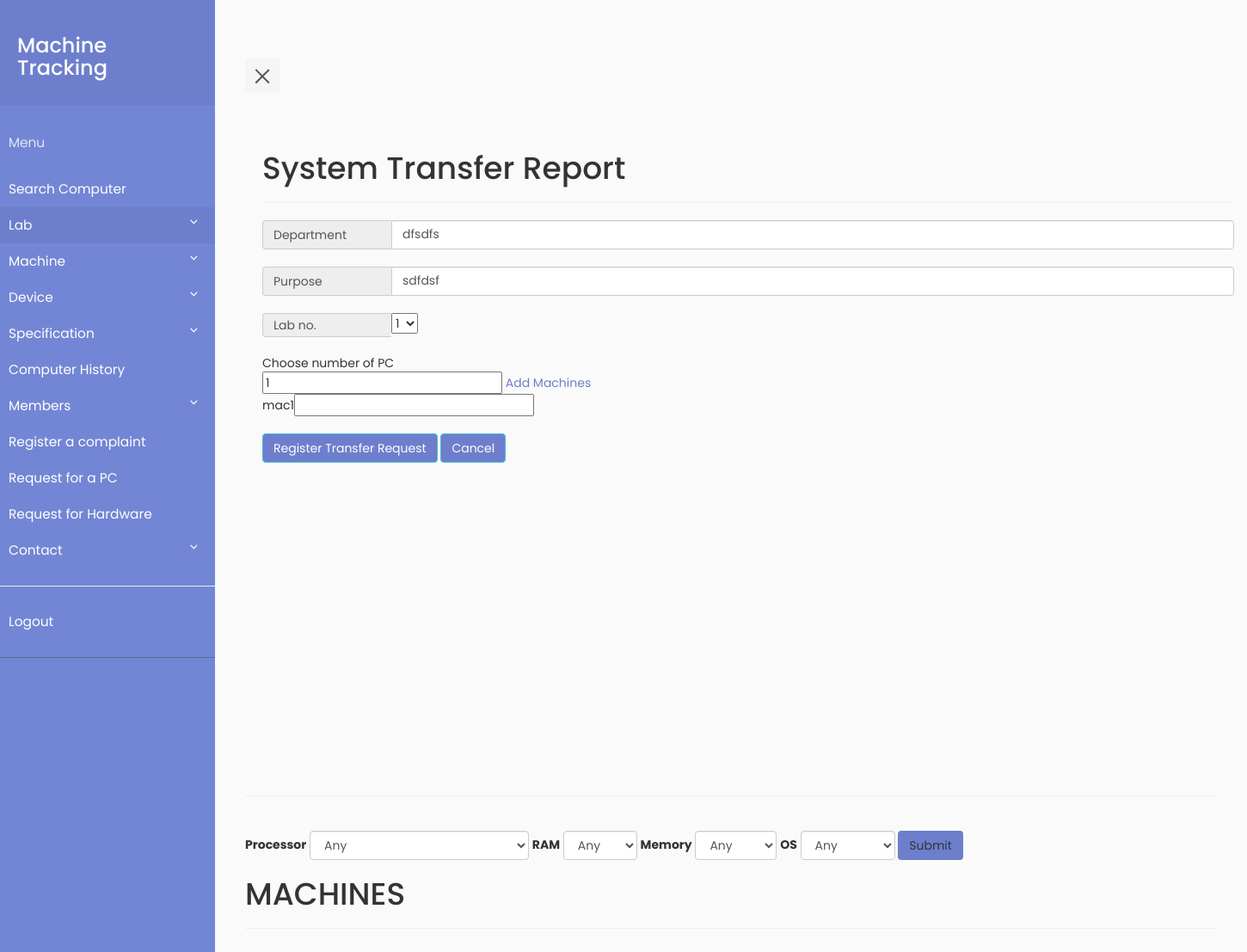
The app's page /servicerpt.php?id=1 (signed in) with its own data.
### tables this page shows
CREATE TABLE `transfer_request` (
  `transfer_request_id` int(11) NOT NULL,
  `date_of_request` date DEFAULT NULL,
  `name` varchar(30) DEFAULT NULL,
  `department` varchar(30) DEFAULT NULL,
  `purpose` text,
  `processor` varchar(100) DEFAULT NULL,
  `ram` varchar(10) DEFAULT NULL,
  `hdd` varchar(10) DEFAULT NULL,
  `os` varchar(20) DEFAULT NULL,
  `quantity` int(11) DEFAULT NULL
);

### servicerpt.php (the view, shortened to what this page needs)
<?php
    require_once "pdo.php";
    if(!isset($_POST['department']))
    {
        $autoc=$pdo->prepare("SELECT department,purpose,quantity from transfer_request where transfer_request_id = :tid");
        $autoc->execute(array(':tid'=>$_GET['id']));
        $rowauto=$autoc->fetch(PDO::FETCH_ASSOC);
        $dept=$rowauto['department'];
        $pur=$rowauto['purpose'];
        $qty=$rowauto['quantity'];
    }
?>
<html>
<head>
    <link rel="stylesheet" type="text/css" href="https://maxcdn.bootstrapcdn.com/bootstrap/3.3.7/css/bootstrap.min.css" >
    <link rel="stylesheet" type="text/css" href="style5.css">
</head>
<body>
                   <div class="wrapper">
                <?php include "navbar.php" ;?>
    <div class="container" id="content">
    <div class="page-header">
    <h1>System Transfer Report</h1>
    </div>
    <form method="POST" action=<?= "servicerpt.php?id=".$_GET['id']?> >
    <div class="input-group">
    <span class="input-group-addon">Department </span>
    <input type="text" name="department" class="form-control" required value="<?= $dept ?>"> </div><br/>
    <div class="input-group">
    <span class="input-group-addon">Purpose</span>
    <input type="text" name="purpose" class="form-control" required value ="<?= $pur ?>"> </div><br/>
    <div class="input-group">
    <span class="input-group-addon">Lab no.</span>
    <select name="labid" required>
        <?php
            $read=$pdo->query('select name,lab_id from lab order by name');
            while($row = $read->fetch(PDO::FETCH_ASSOC))
            {
                $labname=$row['name'];
                echo '<option name = $labid>';
                echo    $labname;
                echo '</option>';
            }
        ?>
    </select>
    </div><br>
        <div>Choose number of PC</div><input type="Number" name="totalqty" id="totalqty" value = "<?php echo $qty; ?>" min=1 required>
           <a class="link-black" href="#" onclick="addtags()">Add Machines</a>
            <br>
        <div id="add-machine" class="input-group"></div>
    <input type="submit" value="Register Transfer Request" class="btn btn-info">
    <input type="submit" name="cancel" value="Cancel" class="btn btn-info">
    </form>
    </div>
    </div>
    <div class="page-header">
        <form method="POST" class="form-inline">
            <label id="processor">Processor</label>
                <select class="form-control" id="processor" name="processor">
                    <option value="-1">Any</option>
                </select>
            <label id="ram">RAM</label>
                <select class="form-control" id="ram" name="ram">
                    <option value='-1'>Any</option>
                </select>
            <label id="memory">Memory</label>
                <select class="form-control" id="memory" name="memory">
                    <option value='-1'>Any</option>
                </select>
            <label id="os">OS</label>
                <select class="form-control" id="os" name="os">
                    <option value='-1'>Any</option>
                </select>
            <input class="btn btn-my"type="submit" name="submit">
        </form>
    <h1>MACHINES</h1>
    </div>
    </div>
</body>
</html>

### style5.css (style rules this page uses)
body { font-family: 'Poppins', sans-serif; background: #fafafa; }
a, a:hover, a:focus { color: inherit; text-decoration: none; transition: all 0.3s; }
.wrapper { display: flex; align-items: stretch; perspective: 1500px; }
#content { padding: 20px; min-height: 100vh; transition: all 0.3s; }
a:link { text-decoration: none; color:white; }
input[type="submit"] { background-color: #6d7fcc; }
a.link-black { color: #6d7fcc; }
.btn-my { background-color: #6d7fcc; }

### servicerpt.php (style rules this page uses)
.input-group-addon { min-width:150px; text-align:left; }

### records on screen
transfer_request: department "dfsdfs", purpose "sdfdsf", totalqty "1"

### other values on screen
form field labid "1"
